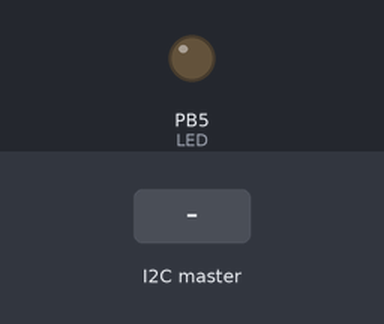
Recording of a sketch running on a simulated ATtiny85, built with avr-gcc and run on an emulated ATtiny85. Shown: output pins drawn as LEDs (lit = HIGH). The test bench sets the inputs (shaded band).

Above: at 1.2 s.
1.3 s: the I2C master sends the byte 200
At 2.5 s:
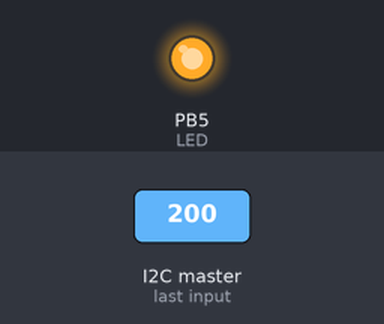
2.8 s: the I2C master sends the byte 1
At 3.8 s:
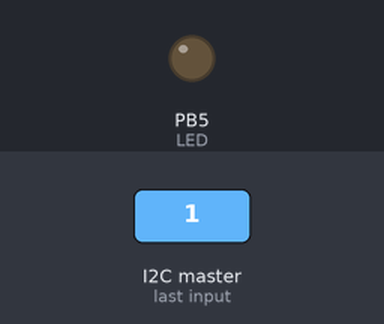
Timing chart, 0 to 5.8 s (numbered marks = the images above; inputs shaded):
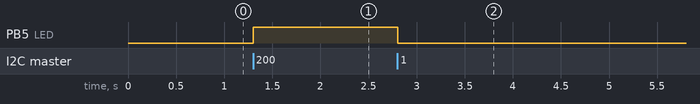

The sketch:

i2c_Slave_100.ino
```cpp
//doens't work for ATtinys

#include <Wire.h>

//display register control pins

#define LED 5 // pin #3 on the ATtiny85
#define ZONE_ID 100 // use 100-124 for 25 zones

byte brightness;
float fps=60;
float frameMicros;
unsigned long int currentTime;
unsigned long int lastTime;

//////////////////////////////////////////////////////////////////////////////

void setup() {

  frameMicros = 1000000 / fps;

  pinMode(LED, OUTPUT);

  brightness = 0;

  Wire.begin(ZONE_ID);                // join i2c bus with address #8
  Wire.onReceive(receiveEvent); // register event
}

//////////////////////////////////////////////////////////////////////////////

void loop() {
  currentTime = micros();

  if ( currentTime - lastTime > int(frameMicros) ) {
    setBrightness(brightness);
    lastTime = currentTime;
  }
}

//////////////////////////////////////////////////////////////////////////////

// function that executes whenever data is received from master
// this function is registered as an event, see setup()
void receiveEvent() {
  while(Wire.available()){
    brightness = Wire.read();
  }
}

//////////////////////////////////////////////////////////////////////////////

void setBrightness(byte val) {
  analogWrite(LED, val);
}

//////////////////////////////////////////////////////////////////////////////
```

Measured:
- after the input at 1.3 s, PB5 (LED): LOW → HIGH at once
- after the input at 2.8 s, PB5 (LED): HIGH → LOW at once
